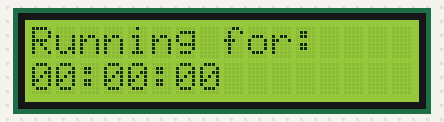
Recording of a sketch running on a simulated Arduino Uno, built with avr-gcc and run on an emulated ATmega328P. On the bench: 16×2 character LCD.

Above: at 0.1 s.
At 4.1 s:
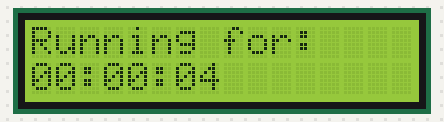
At 9.1 s:
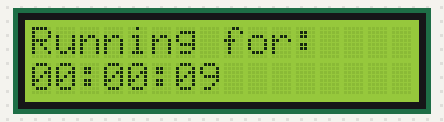
At 19.1 s:
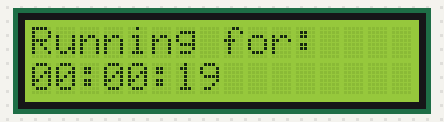
At 29.1 s:
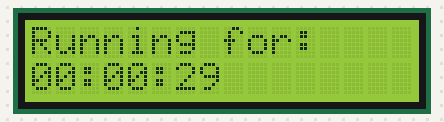
At 39.1 s:
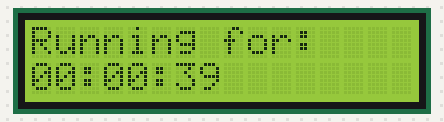

Measured:
- what the display in image 1 shows lasts 1.0 s, from 4.0 s to 5.0 s

The sketch:

LCD.ino
```cpp
#include <LiquidCrystal.h>

// Създаваме обект на LCD (RS, E, D4, D5, D6, D7)
LiquidCrystal lcd(12, 11, 5, 4, 3, 2);
int cTime;
int sec;
int min;
int h;

void setup() {
  lcd.begin(16, 2); // 16 колони, 2 реда
  lcd.print("Running for: ");
}

void loop() {
  cTime = millis()/1000;
  sec = cTime%60;
  min = (cTime/60)%60;
  h = cTime/3600;


  lcd.setCursor(0, 1);// Преместване на курсора на втория ред
  if ((h/10)==0) {
    lcd.print("0");
  }
  lcd.print(h);
  lcd.print(":");
  if ((min/10)==0) {
    lcd.print("0");
  }
  lcd.print(min);
  lcd.print(":");
  if ((sec/10)==0) {
    lcd.print("0");
  }
  lcd.print(sec);
}
```
